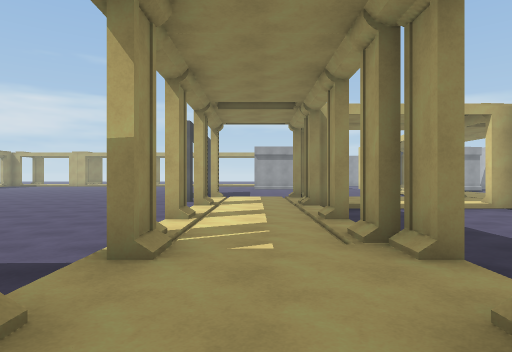
[1] (above)

24 first-person views from a walk through a scene from a Unity 3-D project. The camera is 1.4 m above the floor, looks level and sees 75° across. The floor is counted in squares, 2 m on a side. Each view is taken from the middle of a square. On the plan, view 1 faces up. The plan holds only what a view shows up to about 10 squares ahead; the rest is blank. The place goes on beyond the plan. The player character is not drawn. Some animated figures are left out.

[2]
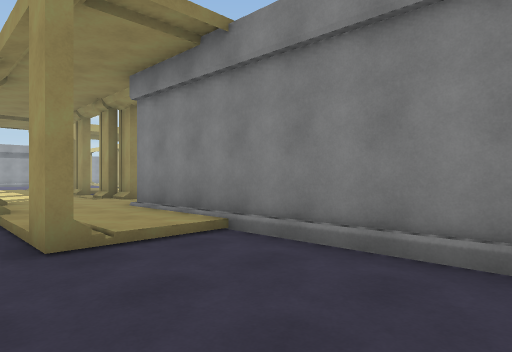

[3]
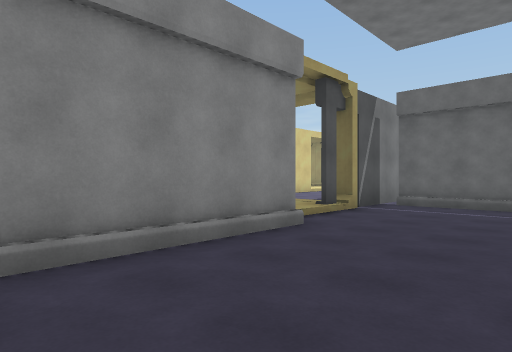

[4]
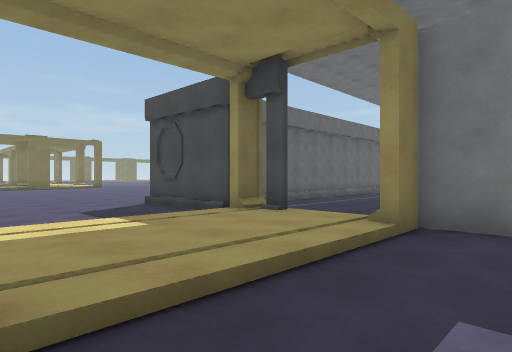

[5]
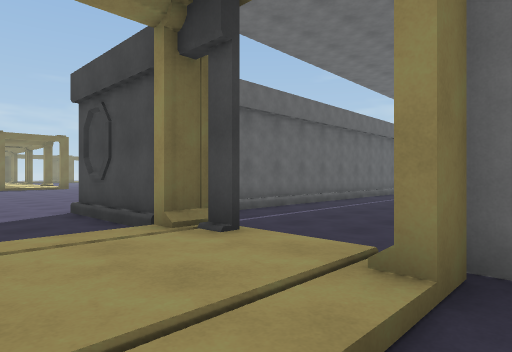

[6]
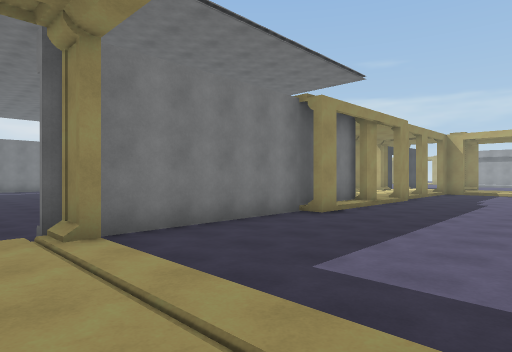

[7]
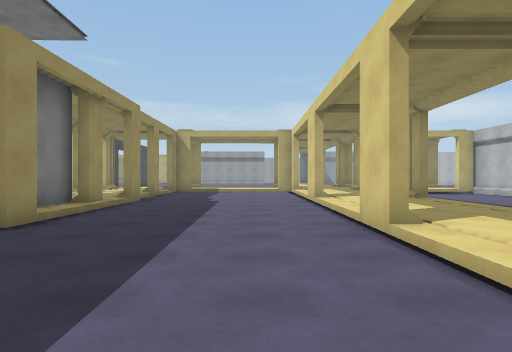

[8]
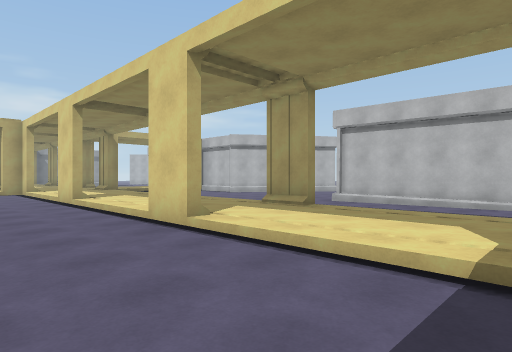

[9]
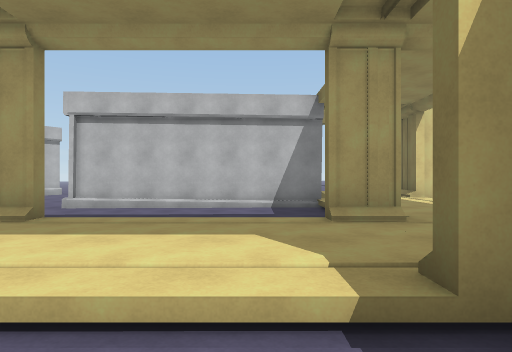

[10]
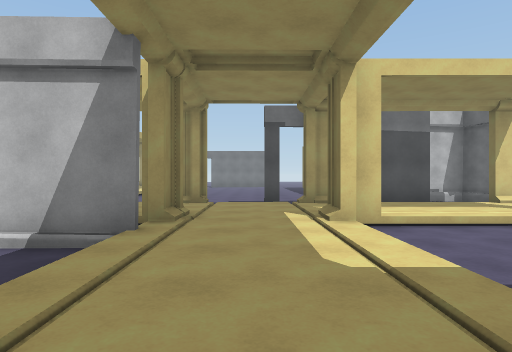

[11]
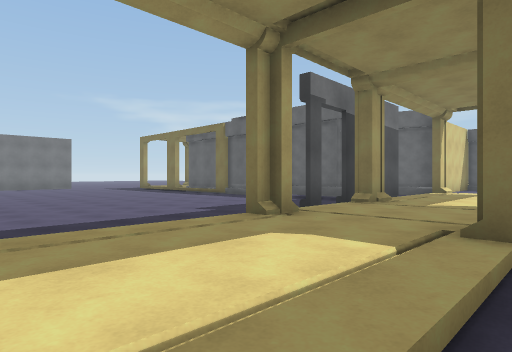

[12]
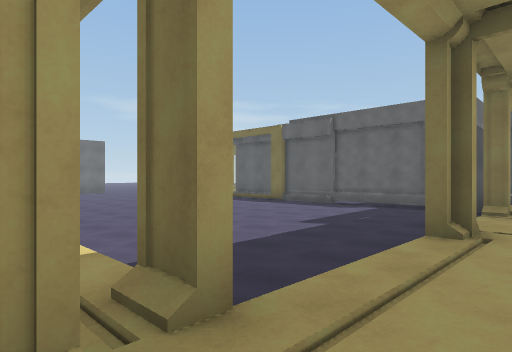

[13]
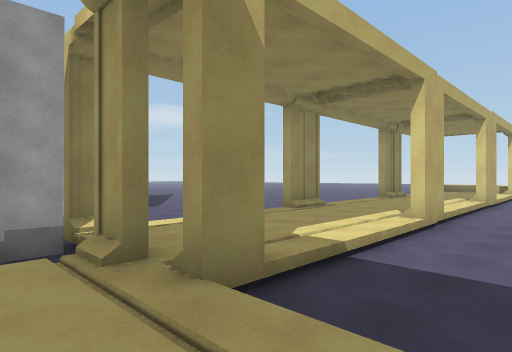

[14]
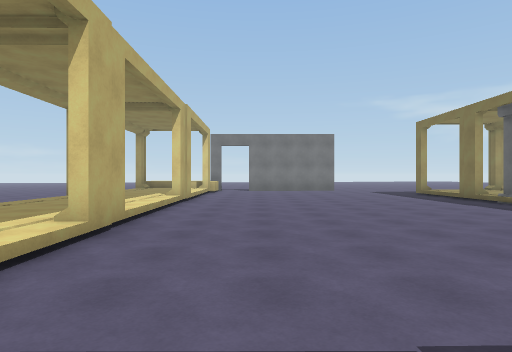

[15]
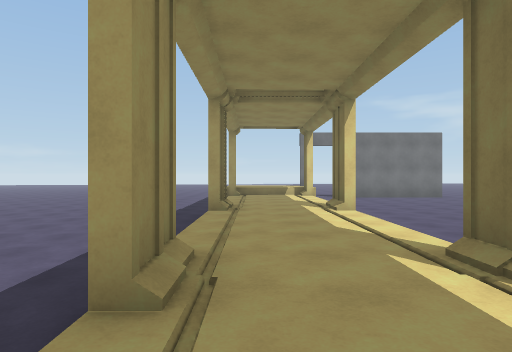

[16]
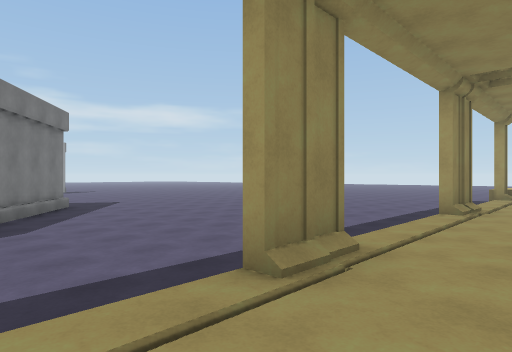

[17]
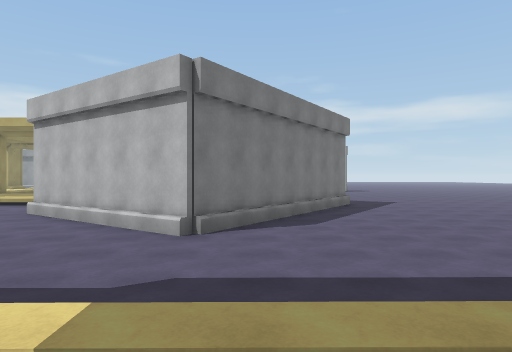

[18]
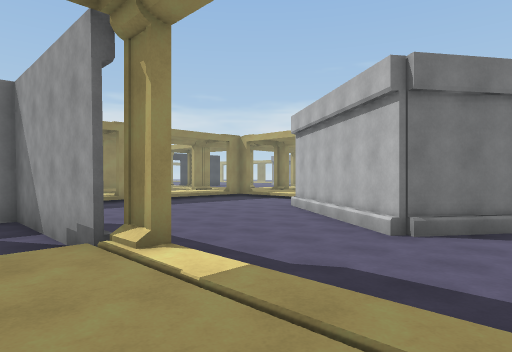

[19]
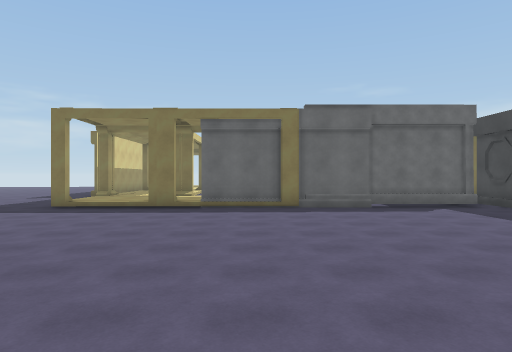

[20]
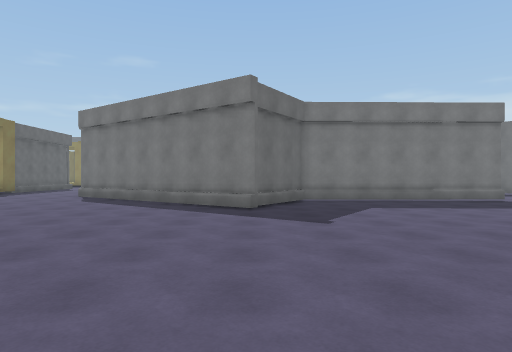

[21]
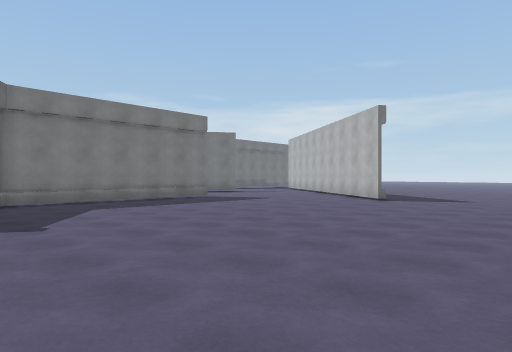

[22]
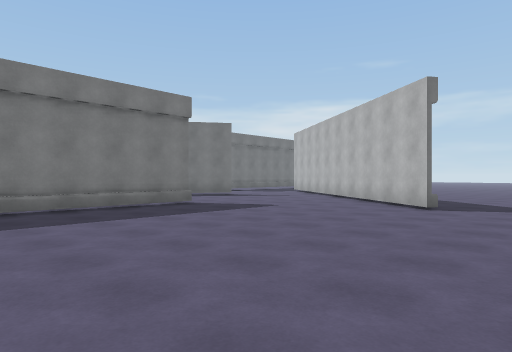

[23]
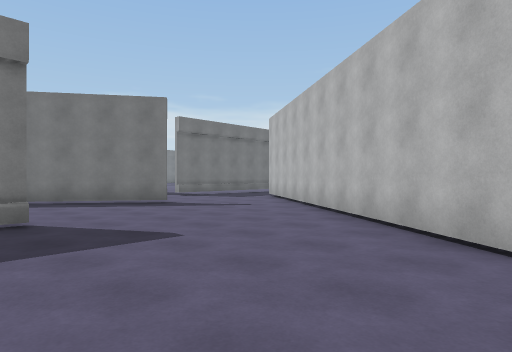

[24]
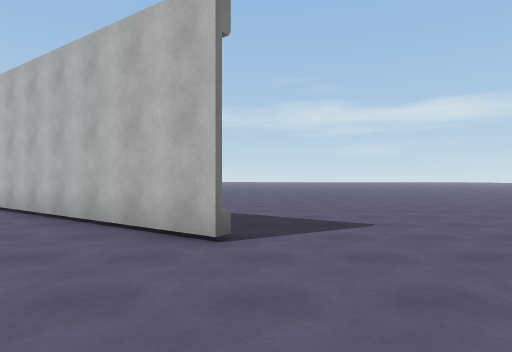

### Floor plan
Key: @ floor where view 1 was taken; # wall or solid block; x gap in a wall; . main floor; : floor 0.25 m higher than the main floor; + floor 0.5 m higher than the main floor; * floor 0.75 m higher than the main floor; / step, stairs or slope; = window, fence, low wall or low ledge.
Columns run from 2 left of view 1 to 30 right of it. Each row starts with its distance up from view 1.
 21                     ....## ......
 20                    ......##......
 19                    ##.....##....
 18                   .#............
 17                   ##............
 16                      .#.........
 15                       #.........
 14                       #.........
 13                       #..........
 12                       #=.........
 11                       .#.........
 10  ++/                   ##........
  9  ++/ ++ ##              ##.......
  8 :#+/#::::               #.......
  7 :+++::::               ##......
  6 :#+x:::::       .##    #.........
  5 :+++:::::+      ..##  #=.........
  4 :#++#:::://   .....####..........
  3 :#++#::::#+/#...................
  2 :+++:::::+++ ....................
  1  #+#:::::+++  ...................
  0  +@#:::::+++   .....////#////#///
 -1 :#+#:::::/// ..#####+++++++++++++
 -2 :::#:::::#+/#..#  +x+++++++++++++
 -3 :::#:::::+++...#.++#////#////#///
 -4 :::#:::::+++:::#:+++.............
 -5 :::#:::::+++:::#:+++::...........
 -6 :::#:::::#+/#::##++#::::::::.....
 -7 :::##+++##+//+++/++/:::::::::::::
 -8 ::::+++++  ++++++++/#::::::::::::
 -9 ::::#+++    /+++##+/:::::::::::::
-10 ::::x:::     ::::#+##::::::::::::
-11 #####:::      :::+++#:#######/#//
-12     #:::        :+++###:     ++++
-13     ::::         +++:#
-14     ::::          +*##
-15    :::::
-16    ::::
-17    ::

Where each view was taken, in squares from view 1:
view 1: 0 up, 0 right, facing up
view 2: 5 down, 2 left, facing up-right
view 3: 3 down, 2 left, facing down-right
view 4: 5 down, 6 right, facing down-left
view 5: 6 down, 4 right, facing down-left
view 6: 8 down, 6 right, facing up-left
view 7: 6 down, 5 right, facing up
view 8: 6 down, 4 right, facing up-right
view 9: 5 down, 5 right, facing right
view 10: 8 down, 9 right, facing right
view 11: 3 down, 14 right, facing down-right
view 12: 2 down, 16 right, facing down-right
view 13: 5 down, 16 right, facing up-right
view 14: 5 down, 18 right, facing right
view 15: 1 down, 20 right, facing right
view 16: 2 down, 20 right, facing up-right
view 17: 2 down, 20 right, facing up
view 18: 2 down, 21 right, facing up-left
view 19: 2 down, 25 right, facing down
view 20: 9 up, 30 right, facing left
view 21: 9 up, 30 right, facing up-left
view 22: 11 up, 28 right, facing up-left
view 23: 15 up, 26 right, facing up-left
view 24: 15 up, 26 right, facing up
